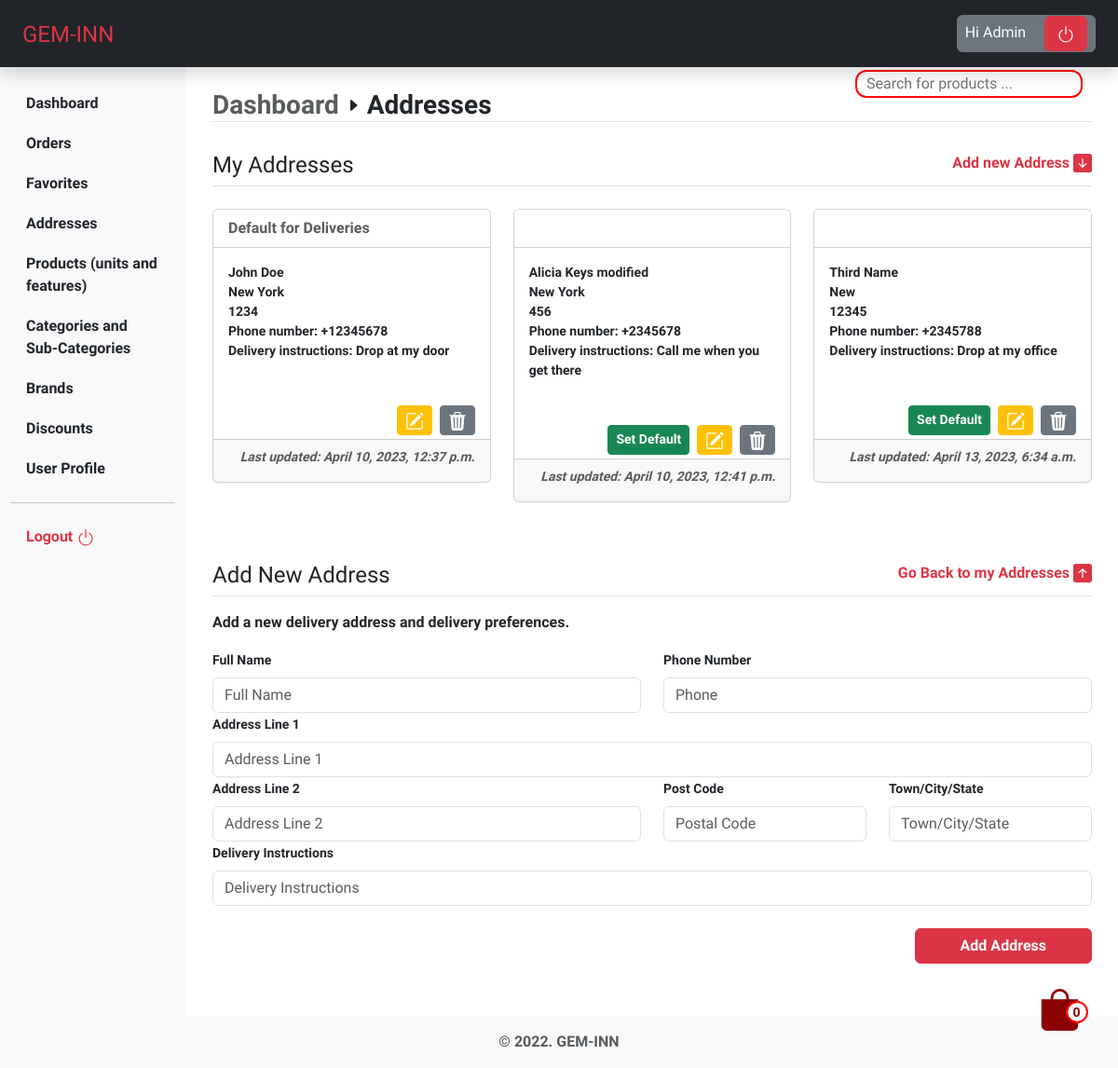
Page /accounts/addresses/ (signed in) on the earlier database version.
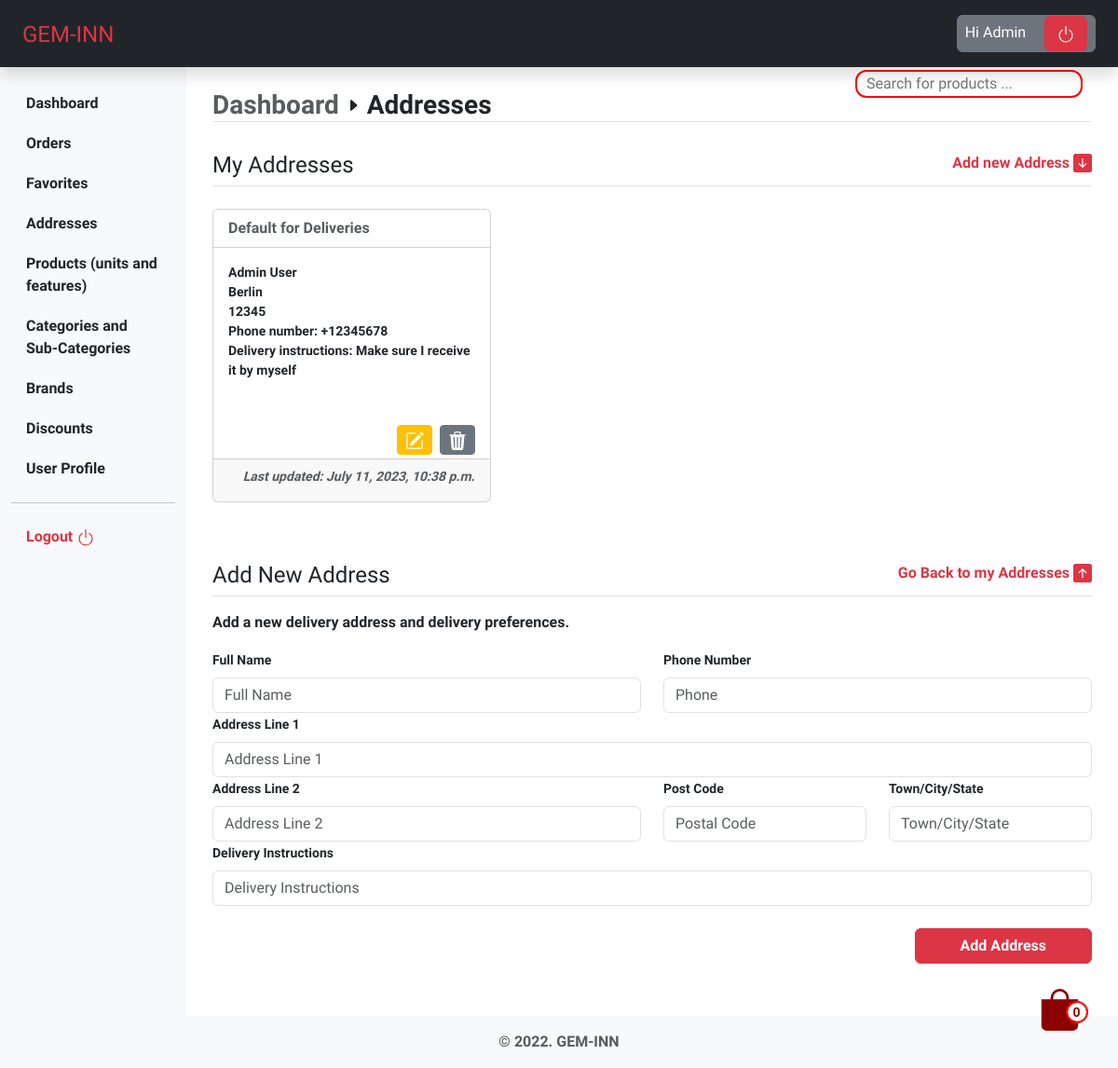
Same page on the later database version.
### accounts/models.py (models this page shows, shortened)
class Address(models.Model):
    id = models.UUIDField(
        primary_key=True, default=uuid.uuid4, editable=False)
    user = models.ForeignKey(UserModel, on_delete=models.CASCADE)
    full_name = models.CharField(_('Full Name'), max_length=150)
    phone = models.CharField(_('Phone Number'), max_length=150)
    post_code = models.CharField(_('Post Code'), max_length=20)
    address_line_1 = models.CharField(_('Address Line 1'), max_length=250)
    address_line_2 = models.CharField(_('Address Line 2'), max_length=250)
    town_city = models.CharField(_('Town/City/State'), max_length=150)
    delivery_instructions = models.CharField(
        _('Delivery Instructions'), max_length=250)
    created_at = models.DateTimeField(_('Created at'), auto_now_add=True)
    updated_at = models.DateTimeField(_('Updated at'), auto_now=True)
    default = models.BooleanField(_('Default'), default=False)
    class Meta:
        verbose_name = 'Address'
        verbose_name_plural = 'Addresses'

### accounts/views.py (the view)
# urls.py: path('addresses/', views.view_address, name='addresses'),
@login_required
def view_address(request):
    addresses = Address.objects.filter(
        user=request.user).order_by('-default')
    address_form = UserAddressForm()
    return render(request, 'accounts/addresses/index.html', {
        'addresses': addresses,
        'form': address_form
    })

### bag/bag.py (called while the page is built)
    def __len__(self):
        return sum(item["qty"] for item in self.bag.values())

### bag/context_processors.py (called while the page is built)
def bag(request):
    return {'bag': Bag(request)}

### accounts/templates/accounts/addresses/index.html (shortened to what the changed rows need)
{% extends 'dashboard/base.html' %}
{% load static %}
{% block content %}
<div class="px-3">
    <section id="addresses" class="">
        <div class="row">
            {% for address in addresses %}
            <div class="col-sm-12 col-md-6 col-lg-4 mb-3">
                <div class="card">
                    <div class="card-header bg-white text-muted">
                    {% if address.default %}
                        Default for Deliveries
                    {% endif %}
                    </div>
                    <div class="card-body small pb-1">
                        <p class="card-text m-0 fw-bold">{{ address.full_name }}</p>
                        <p class="card-text m-0">{{ address.town_city }}</p>
                        <p class="card-text m-0">{{ address.post_code }}</p>
                        <p class="card-text m-0">Phone number: {{ address.phone }}</p>
                        <p class="card-text m-0">Delivery instructions: {{ address.delivery_instructions }}</p>
                        <div class="pt-5 d-flex justify-content-end">
                            {% if not address.default %}
                                <a href="{% url 'accounts:set_default' address.id %}" class="text-decoration-none btn btn-success btn-sm fw-bold">Set Default</a>
                            {% endif %}
                            <a href="{% url 'accounts:edit_address' address.id %}" class="btn btn-warning btn-sm ms-2">
                            </a>
                            <a href="{% url 'accounts:delete_address' address.id %}" class="btn btn-secondary btn-sm ms-2">
                            </a>
                        </div>
                    </div>
                    <div class="card-footer pb-0">
                        <p class="small text-muted text-end fst-italic">Last updated: {{ address.updated_at }}</p>
                    </div>
                </div>
            </div>
            {% endfor %}
        </div>
    </section>
</div>
{% endblock %}

Differences in the rows shown:
removed Address: default "Default for Deliveries", full_name "John Doe", town_city "New York", post_code "1234", phone "+12345678", delivery_instructions "Drop at my door", updated_at "April 10, 2023, 12:37 p.m."
removed Address: full_name "Alicia Keys modified", town_city "New York", post_code "456", phone "+2345678", delivery_instructions "Call me when you get there", default "Set Default", updated_at "April 10, 2023, 12:41 p.m."
removed Address: full_name "Third Name", town_city "New", post_code "12345", phone "+2345788", delivery_instructions "Drop at my office", default "Set Default", updated_at "April 13, 2023, 6:34 a.m."
added Address: default "Default for Deliveries", full_name "Admin User", town_city "Berlin", post_code "12345", phone "+12345678", delivery_instructions "Make sure I receive it by myself", updated_at "July 11, 2023, 10:38 p.m."
